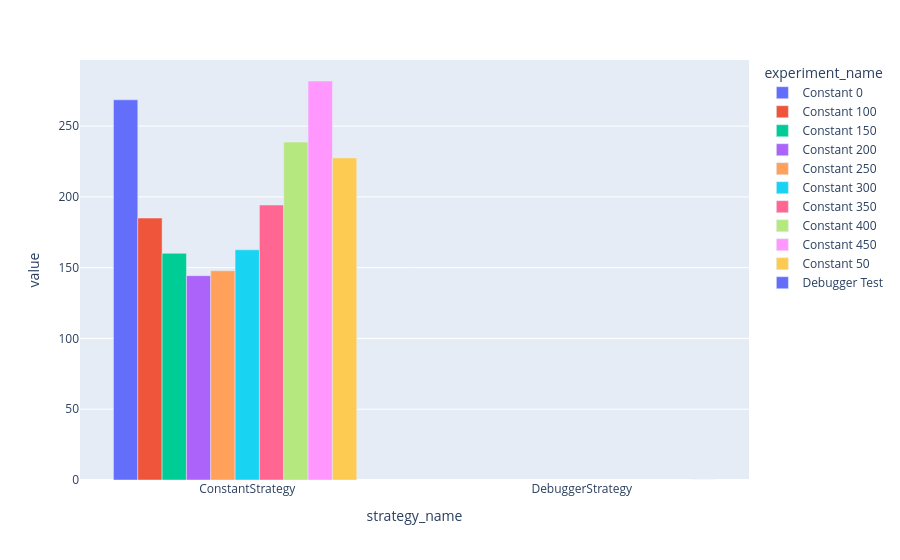

Write notebook code for a chart like this one.
### Code cell
metrics_df = metrics.reset_index()
px.bar(
    metrics_df,
    x=C.EXPERIMENT_NAME,
    y=[C.RMSE],
    color=C.EXPERIMENT_NAME,
    barmode='group'
)

### Figure 1 — Plotly figure (JSON) as saved in the notebook; plotly's stock layout.template omitted (floating-point values rounded to 4 significant figures)
{"data": [{"alignmentgroup": "True", "hovertemplate": "experiment_name=Constant 0<br>strategy_name=%{x}<br>value=%{y}<extra></extra>", "legendgroup": "Constant 0", "marker": {"color": "#636efa", "pattern": {"shape": ""}}, "name": "Constant 0", "offsetgroup": "Constant 0", "orientation": "v", "showlegend": true, "textposition": "auto", "type": "bar", "x": ["ConstantStrategy"], "xaxis": "x", "y": [268.6], "yaxis": "y"}, {"alignmentgroup": "True", "hovertemplate": "experiment_name=Constant 100<br>strategy_name=%{x}<br>value=%{y}<extra></extra>", "legendgroup": "Constant 100", "marker": {"color": "#EF553B", "pattern": {"shape": ""}}, "name": "Constant 100", "offsetgroup": "Constant 100", "orientation": "v", "showlegend": true, "textposition": "auto", "type": "bar", "x": ["ConstantStrategy"], "xaxis": "x", "y": [185.1], "yaxis": "y"}, {"alignmentgroup": "True", "hovertemplate": "experiment_name=Constant 150<br>strategy_name=%{x}<br>value=%{y}<extra></extra>", "legendgroup": "Constant 150", "marker": {"color": "#00cc96", "pattern": {"shape": ""}}, "name": "Constant 150", "offsetgroup": "Constant 150", "orientation": "v", "showlegend": true, "textposition": "auto", "type": "bar", "x": ["ConstantStrategy"], "xaxis": "x", "y": [160.1], "yaxis": "y"}, {"alignmentgroup": "True", "hovertemplate": "experiment_name=Constant 200<br>strategy_name=%{x}<br>value=%{y}<extra></extra>", "legendgroup": "Constant 200", "marker": {"color": "#ab63fa", "pattern": {"shape": ""}}, "name": "Constant 200", "offsetgroup": "Constant 200", "orientation": "v", "showlegend": true, "textposition": "auto", "type": "bar", "x": ["ConstantStrategy"], "xaxis": "x", "y": [144.3], "yaxis": "y"}, {"alignmentgroup": "True", "hovertemplate": "experiment_name=Constant 250<br>strategy_name=%{x}<br>value=%{y}<extra></extra>", "legendgroup": "Constant 250", "marker": {"color": "#FFA15A", "pattern": {"shape": ""}}, "name": "Constant 250", "offsetgroup": "Constant 250", "orientation": "v", "showlegend": true, "textposition": "auto", "type": "bar", "x": ["ConstantStrategy"], "xaxis": "x", "y": [147.8], "yaxis": "y"}, {"alignmentgroup": "True", "hovertemplate": "experiment_name=Constant 300<br>strategy_name=%{x}<br>value=%{y}<extra></extra>", "legendgroup": "Constant 300", "marker": {"color": "#19d3f3", "pattern": {"shape": ""}}, "name": "Constant 300", "offsetgroup": "Constant 300", "orientation": "v", "showlegend": true, "textposition": "auto", "type": "bar", "x": ["ConstantStrategy"], "xaxis": "x", "y": [162.6], "yaxis": "y"}, {"alignmentgroup": "True", "hovertemplate": "experiment_name=Constant 350<br>strategy_name=%{x}<br>value=%{y}<extra></extra>", "legendgroup": "Constant 350", "marker": {"color": "#FF6692", "pattern": {"shape": ""}}, "name": "Constant 350", "offsetgroup": "Constant 350", "orientation": "v", "showlegend": true, "textposition": "auto", "type": "bar", "x": ["ConstantStrategy"], "xaxis": "x", "y": [194.3], "yaxis": "y"}, {"alignmentgroup": "True", "hovertemplate": "experiment_name=Constant 400<br>strategy_name=%{x}<br>value=%{y}<extra></extra>", "legendgroup": "Constant 400", "marker": {"color": "#B6E880", "pattern": {"shape": ""}}, "name": "Constant 400", "offsetgroup": "Constant 400", "orientation": "v", "showlegend": true, "textposition": "auto", "type": "bar", "x": ["ConstantStrategy"], "xaxis": "x", "y": [238.7], "yaxis": "y"}, {"alignmentgroup": "True", "hovertemplate": "experiment_name=Constant 450<br>strategy_name=%{x}<br>value=%{y}<extra></extra>", "legendgroup": "Constant 450", "marker": {"color": "#FF97FF", "pattern": {"shape": ""}}, "name": "Constant 450", "offsetgroup": "Constant 450", "orientation": "v", "showlegend": true, "textposition": "auto", "type": "bar", "x": ["ConstantStrategy"], "xaxis": "x", "y": [281.9], "yaxis": "y"}, {"alignmentgroup": "True", "hovertemplate": "experiment_name=Constant 50<br>strategy_name=%{x}<br>value=%{y}<extra></extra>", "legendgroup": "Constant 50", "marker": {"color": "#FECB52", "pattern": {"shape": ""}}, "name": "Constant 50", "offsetgroup": "Constant 50", "orientation": "v", "showlegend": true, "textposition": "auto", "type": "bar", "x": ["ConstantStrategy"], "xaxis": "x", "y": [227.5], "yaxis": "y"}, {"alignmentgroup": "True", "hovertemplate": "experiment_name=Debugger Test<br>strategy_name=%{x}<br>value=%{y}<extra></extra>", "legendgroup": "Debugger Test", "marker": {"color": "#636efa", "pattern": {"shape": ""}}, "name": "Debugger Test", "offsetgroup": "Debugger Test", "orientation": "v", "showlegend": true, "textposition": "auto", "type": "bar", "x": ["DebuggerStrategy"], "xaxis": "x", "y": [0], "yaxis": "y"}], "layout": {"barmode": "group", "legend": {"title": {"text": "experiment_name"}, "tracegroupgap": 0}, "margin": {"t": 60}, "xaxis": {"anchor": "y", "domain": [0, 1], "title": {"text": "strategy_name"}}, "yaxis": {"anchor": "x", "domain": [0, 1], "title": {"text": "value"}}}}
